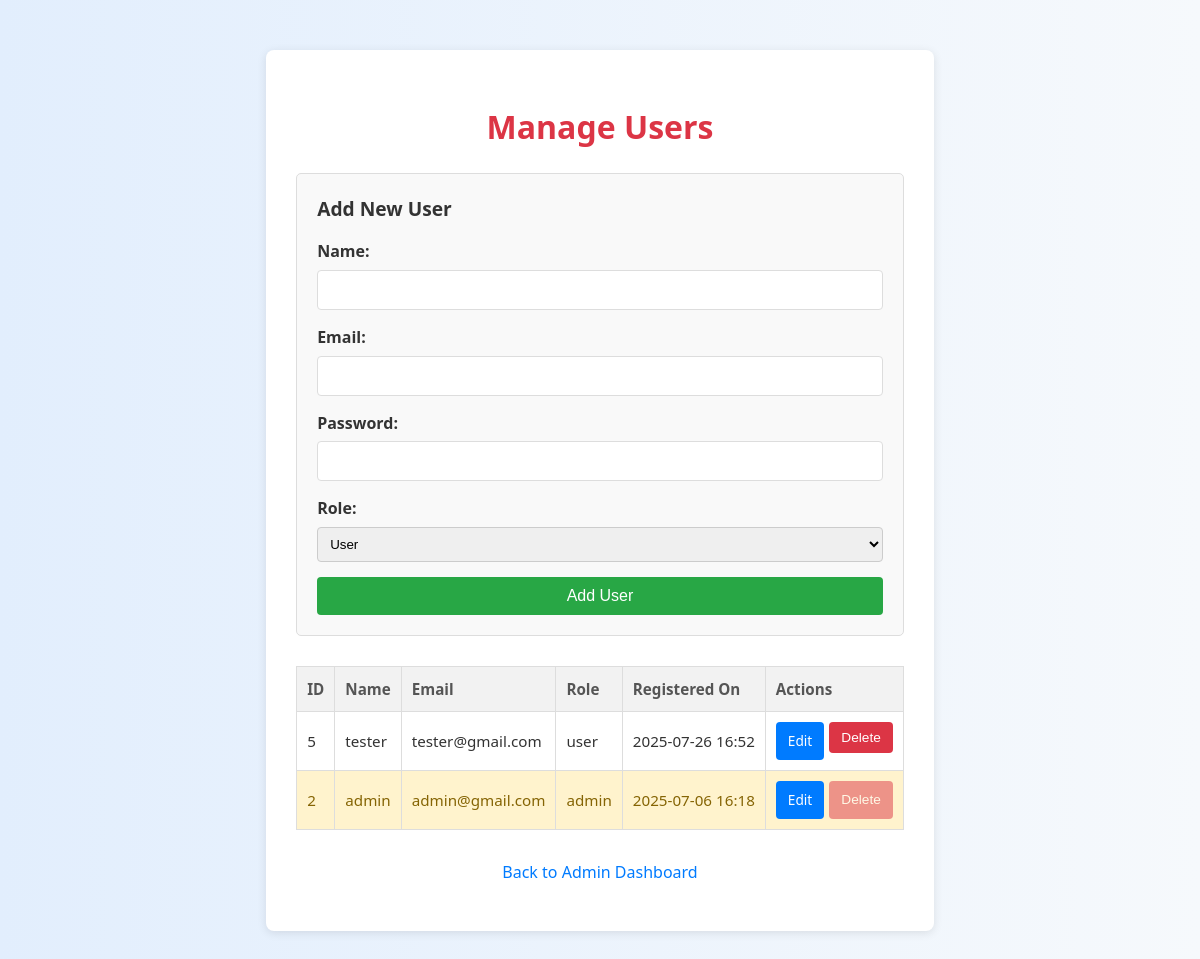
Page /admin/manage_users.php (signed in) on the committed database.
### tables this page shows
CREATE TABLE `users` (
  `id` int(11) NOT NULL,
  `name` varchar(255) NOT NULL,
  `email` varchar(255) NOT NULL,
  `password` varchar(255) NOT NULL,
  `role` enum('admin','user') DEFAULT 'user',
  `created_at` timestamp NOT NULL DEFAULT current_timestamp(),
  `major` varchar(255) DEFAULT NULL,
  `gpa` decimal(3,2) DEFAULT NULL,
  `experience_summary` text DEFAULT NULL,
  `projects_summary` text DEFAULT NULL,
  `phone_number` varchar(20) DEFAULT NULL,
  `linkedin_url` varchar(255) DEFAULT NULL,
  `summary_text` text DEFAULT NULL,
  `university_name` varchar(255) DEFAULT NULL,
  `graduation_year` varchar(10) DEFAULT NULL
);

### admin/manage_users.php (the view, shortened to what this page needs)
<?php
require_once '../config/config.php';
$edit_user = null;
$users = [];
$sql_fetch_users = "SELECT id, name, email, role, created_at FROM users ORDER BY created_at DESC";
$result_users = mysqli_query($conn, $sql_fetch_users);
if ($result_users) {
    while ($row = mysqli_fetch_assoc($result_users)) {
        $users[] = $row;
    }
} else {
    $message = "Error fetching users: " . mysqli_error($conn);
    $message_type = "error";
}
?>
<!DOCTYPE html>
<html lang="en">
<head>
    <link rel="stylesheet" href="../assets/css/style.css">
</head>
<body>
    <div class="admin-container">
        <h1>Manage Users</h1>
        <div class="user-form">
            <h2><?php echo $edit_user ? 'Edit User' : 'Add New User'; ?></h2>
            <form action="manage_users.php" method="POST">
                <div class="form-group">
                    <label for="name">Name:</label>
                    <input type="text" id="name" name="name" value="<?php echo $edit_user ? htmlspecialchars($edit_user['name']) : ''; ?>" required>
                </div>
                <div class="form-group">
                    <label for="email">Email:</label>
                    <input type="email" id="email" name="email" value="<?php echo $edit_user ? htmlspecialchars($edit_user['email']) : ''; ?>" required>
                </div>
                <div class="form-group">
                    <label for="password">Password: <?php echo $edit_user ? '<small>(Leave blank to keep current)</small>' : ''; ?></label>
                    <input type="password" id="password" name="password" <?php echo $edit_user ? '' : 'required'; ?>>
                </div>
                <div class="form-group">
                    <label for="role">Role:</label>
                    <select id="role" name="role" required>
                        <option value="user" <?php echo ($edit_user && $edit_user['role'] == 'user') ? 'selected' : ''; ?>>User</option>
                    </select>
                </div>
                <button type="submit" name="<?php echo $edit_user ? 'update_user' : 'add_user'; ?>" class="btn-submit">
                    <?php echo $edit_user ? 'Update User' : 'Add User'; ?>
                </button>
            </form>
        </div>
        <?php if (!empty($users)): ?>
            <table class="user-list-table">
                <thead>
                    <tr>
                        <th>ID</th>
                        <th>Name</th>
                        <th>Email</th>
                        <th>Role</th>
                        <th>Registered On</th>
                        <th>Actions</th>
                    </tr>
                </thead>
                <tbody>
                    <?php foreach ($users as $user): ?>
                        <tr <?php echo ($user['id'] == $_SESSION['user_id'] && $user['role'] == 'admin') ? 'class="current-admin-row"' : ''; ?>>
                            <td><?php echo htmlspecialchars($user['id']); ?></td>
                            <td><?php echo htmlspecialchars($user['name']); ?></td>
                            <td><?php echo htmlspecialchars($user['email']); ?></td>
                            <td><?php echo htmlspecialchars($user['role']); ?></td>
                            <td><?php echo htmlspecialchars(date('Y-m-d H:i', strtotime($user['created_at']))); ?></td>
                            <td>
                                <div class="action-buttons">
                                    <a href="manage_users.php?edit_id=<?php echo $user['id']; ?>" class="btn-edit">Edit</a>
                                    <?php if ($user['id'] != $_SESSION['user_id']):  ?>
                                        <form action="manage_users.php" method="POST" onsubmit="return confirm('WARNING: Are you sure you want to delete user <?php echo htmlspecialchars(addslashes($user['name'])); ?>? This will delete ALL associated data (skills, answers, recommendations) and cannot be undone!');" style="display:inline;">
                                            <button type="submit" name="delete_user" class="btn-delete">Delete</button>
                                        </form>
                                    <?php else: ?>
                                        <button class="btn-delete" disabled title="You cannot delete your own account">Delete</button>
                                    <?php endif; ?>
                                </div>
                            </td>
                        </tr>
                    <?php endforeach; ?>
                </tbody>
            </table>
        <?php else: ?>
            <p>No users registered yet.</p>
        <?php endif; ?>
        <div class="back-link" style="text-align: center; margin-top: 30px;">
            <p><a href="dashboard.php" class="btn-action">Back to Admin Dashboard</a></p>
        </div>
    </div>
</body>
</html>

### assets/css/style.css (style rules this page uses)
body { font-family: 'Segoe UI', Tahoma, Geneva, Verdana, sans-serif; background: linear-gradient(to right, #e2eefd, #f6f9fc); color: #333; line-height: 1.6; margin: 0; padding: 0; display: flex; flex-direction: column; min-height: 100vh; }
.container, .profile-container, .recommendations-container, .admin-container { max-width: 1200px; margin: 50px auto; padding: 30px; background-color: #fff; border-radius: 8px; box-shadow: 0 2px 10px rgba(0,0,0,0.1); box-sizing: border-box; }
.form-group { margin-bottom: 15px; }
.form-group label { display: block; margin-bottom: 5px; font-weight: bold; }
.form-group input[type="text"], .form-group input[type="email"], .form-group input[type="password"], .form-group input[type="number"], .form-group textarea { width: 100%; padding: 10px; border: 1px solid #ddd; border-radius: 4px; font-size: 16px; box-sizing: border-box; }
.btn-primary, .btn-submit, .btn-danger, .btn-info { background-color: #007bff; color: white; padding: 12px 20px; border: none; border-radius: 5px; cursor: pointer; font-size: 18px; width: 100%; box-sizing: border-box; transition: background-color 0.3s ease; text-align: center; text-decoration: none; display: inline-block; }
.btn-submit { background-color: #28a745; }
table { width: 100%; border-collapse: collapse; margin-bottom: 20px; font-size: 0.95em; }
table th, table td { border: 1px solid #ddd; padding: 12px 8px; text-align: left; }
table th { background-color: #f2f2f2; font-weight: bold; color: #333; }
table tr:nth-child(even) { background-color: #f9f9f9; }
.action-buttons { display: flex; gap: 5px; flex-wrap: wrap; justify-content: center; }
.back-link { display: block; text-align: center; margin-top: 20px; }
.back-link a { color: #007bff; text-decoration: none; }

### admin/manage_users.php (style rules this page uses)
.admin-container { max-width: 1000px; margin: 50px auto; padding: 30px; background-color: #fff; border-radius: 8px; box-shadow: 0 2px 10px rgba(0,0,0,0.1); }
.admin-container h1 { color: #dc3545; margin-bottom: 20px; text-align: center; }
.user-list-table { width: 100%; border-collapse: collapse; margin-top: 20px; }
.user-list-table th, .user-list-table td { border: 1px solid #ddd; padding: 10px; text-align: left; }
.user-list-table th { background-color: #f2f2f2; color: #555; font-weight: bold; }
.user-list-table tbody tr:nth-child(even) { background-color: #f9f9f9; }
.user-list-table .action-buttons { display: flex; gap: 5px; justify-content: center; }
.btn-delete { background-color: #dc3545; color: white; padding: 8px 12px; border: none; border-radius: 4px; cursor: pointer; font-size: 0.9em; transition: background-color 0.3s ease; }
.current-admin-row { background-color: #fff3cd !important; color: #856404; }
.current-admin-row .btn-delete { opacity: 0.5; cursor: not-allowed; }
.user-form { background-color: #f9f9f9; padding: 20px; border: 1px solid #ddd; border-radius: 5px; margin-bottom: 30px; }
.user-form h2 { margin-top: 0; font-size: 1.2em; color: #333; margin-bottom: 15px; }
.form-group { margin-bottom: 15px; }
.form-group label { display: block; margin-bottom: 5px; font-weight: bold; }
.form-group input, .form-group select { width: 100%; padding: 8px; border: 1px solid #ccc; border-radius: 4px; box-sizing: border-box; }
.btn-submit { background-color: #28a745; color: white; padding: 10px 15px; border: none; border-radius: 4px; cursor: pointer; font-size: 1em; }
.btn-edit { background-color: #007bff; color: white; padding: 8px 12px; border: none; border-radius: 4px; cursor: pointer; font-size: 0.9em; text-decoration: none; display: inline-block; }

### rows in the picture
users: id "5", name "tester", email "tester@gmail.com", role "user", created_at "2025-07-26 16:52"
users: id "2", name "admin", email "admin@gmail.com", role "admin", created_at "2025-07-06 16:18", shows "Delete"
